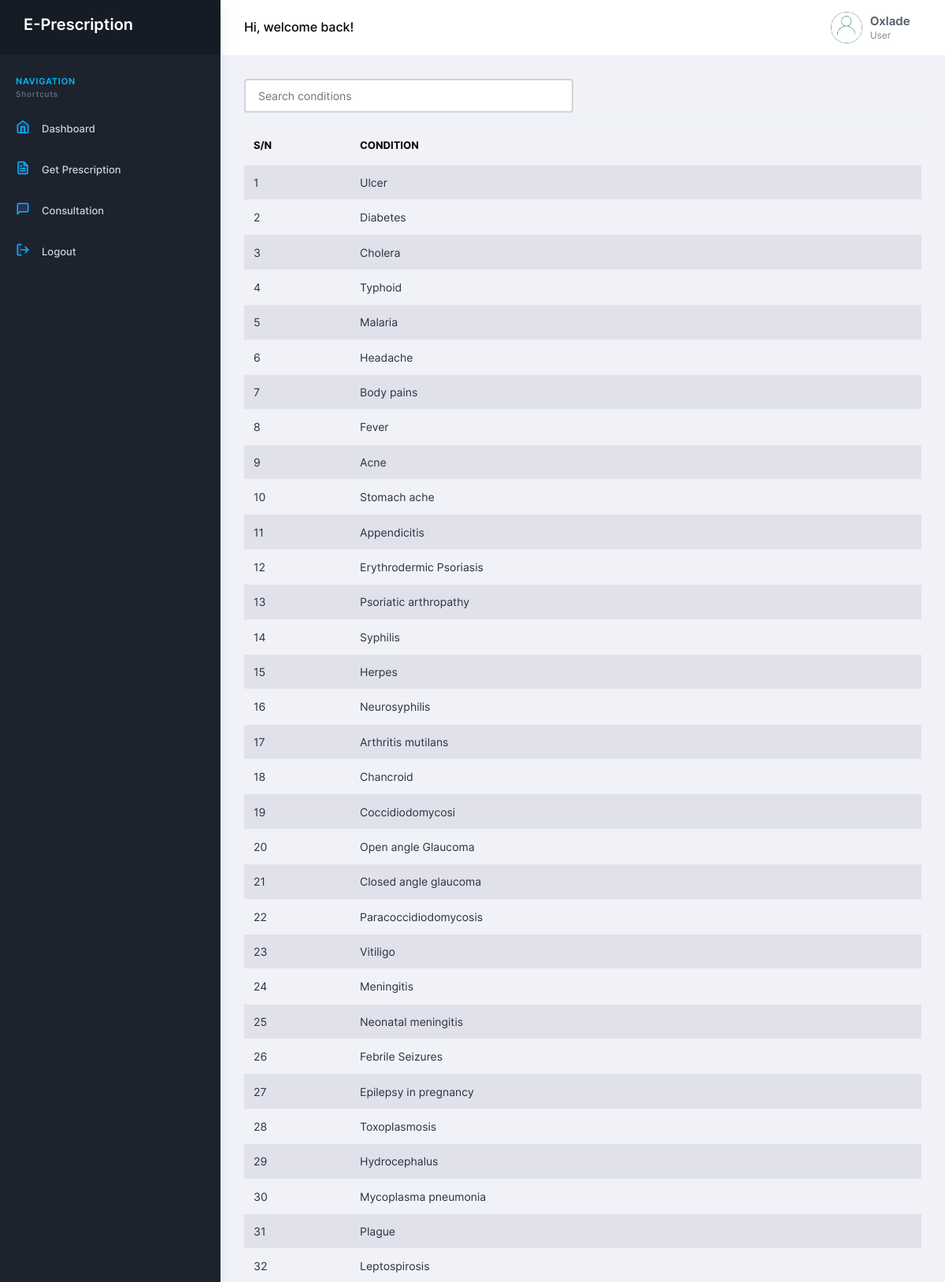
The page /dashboard/conditions.php (signed in, upper part) on the database its author committed.
### tables this page shows
CREATE TABLE `prescriptions` (
  `id` int(15) NOT NULL,
  `disease` varchar(250) NOT NULL,
  `drug` varchar(250) NOT NULL
);

### dashboard/conditions.php (the view, shortened to what this page needs)
<?php
$username = $_SESSION["ep_username"];
include "includes/config.php";
?>
<!DOCTYPE html>
<html lang="en">
<head>
    <link rel="stylesheet" href="assets/fonts/feather.css">
    <link rel="stylesheet" href="assets/fonts/fontawesome.css">
    <link rel="stylesheet" href="assets/fonts/material.css">
    <link rel="stylesheet" href="assets/css/styles.css">
</head>
<body class="">
    <nav class="pc-sidebar ">
        <div class="navbar-wrapper">
            <div class="m-header">
                <a href="../dashboard/" class="b-brand text-white h4">
                    <b>E-Prescription</b>
                </a>
            </div>
            <div class="navbar-content">
                <ul class="pc-navbar">
                    <li class="pc-item pc-caption">
                        <label>Navigation</label>
                        <span>Shortcuts</span>
                    </li>
                    <li class="pc-item">
                        <a href="../dashboard/" class="pc-link"><span class="pc-micon"><i data-feather="home" class="text-primary mb-1"></i></span><span class="pc-mtext">Dashboard</span></a>
                    </li>
                    <li class="pc-item">
                        <a href="../dashboard/" class="pc-link"><span class="pc-micon"><i data-feather="file-text" class="text-primary mb-1"></i></span><span class="pc-mtext">Get Prescription</span></a>
                    </li>
                    <li class="pc-item">
                        <a href="consultation.php" class="pc-link"><span class="pc-micon"><i data-feather="message-square" class="text-primary mb-1"></i></span><span class="pc-mtext">Consultation</span></a>
                    </li>
                    <li class="pc-item">
                        <a href="includes/logout.php" class="pc-link"><span class="pc-micon"><i data-feather="log-out" class="text-primary mb-1"></i></span><span class="pc-mtext">Logout</span></a>
                    </li>
                </ul>
            </div>
        </div>
    </nav>
    <header class="pc-header ">
        <div class="header-wrapper">
            <div class="page-header-title">
                <h5 class="m-b-10 m-t-25">Hi, welcome back!</h5>
            </div>
            <div class="ml-auto">
                <ul class="list-unstyled">
                    <li class="dropdown pc-h-item">
                        <a class="pc-head-link dropdown-toggle arrow-none mr-0" data-toggle="dropdown" href="#" role="button" aria-haspopup="false" aria-expanded="false">
                            <img src="assets/images/user/2.png" alt="user-image" class="user-avtar">
                            <span>
                                <span class="user-name"><?php echo $username; ?></span>
                                <span class="user-desc">User</span>
                            </span>
                        </a>
                    </li>
                </ul>
            </div>
        </div>
    </header>
    <div class="pc-container">
        <div class="pcoded-content">
            <div class="row">
                <div id="propSearch" class="col-12 col-lg-6">
                    <input type="text" id="searchProp" class="form-control" placeholder="Search conditions">
                </div>
            </div>
            <div class="row d-flex justify-content-center">
                <?php
                $sql = "SELECT * FROM prescriptions";
                if ($result = mysqli_query($link, $sql)) {
                    if (mysqli_num_rows($result) > 0) {
                        echo "<div class='table-responsive'>";
                        echo "<table id='myTable' class='display table table-striped table-hover mt-3 my-0'>";
                        echo "<thead>";
                        echo "<tr>";
                        echo "<th>S/N</th>";
                        echo "<th>Condition</th>";
                        echo "</tr>";
                        echo "</thead>";
                        echo "<tbody>";
                        while ($row = mysqli_fetch_array($result)) {
                            echo "<tr>";
                            echo "<td>" . $row['id'] . "</td>";
                            echo "<td>" . $row['disease'] . "</td>";
                            echo "</tr>";
                        }
                        echo "</tbody>";
                        echo "</table>";
                        echo "</div>";
                    } else {
                        echo "<h3 class='alert alert-success text-center p-5'>No records</h3>";
                    }
                } else {
                    echo "<p class='alert alert-warning'>Database not available. Contact developer</p>";
                }
                ?>
            </div>
        </div>
    </div>
</body>
</html>

### rows shown on the page
prescriptions: id "1", disease "Ulcer"
prescriptions: id "2", disease "Diabetes"
prescriptions: id "3", disease "Cholera"
prescriptions: id "4", disease "Typhoid"
prescriptions: id "5", disease "Malaria"
prescriptions: id "6", disease "Headache"
prescriptions: id "7", disease "Body pains"
prescriptions: id "8", disease "Fever"
prescriptions: id "9", disease "Acne"
prescriptions: id "10", disease "Stomach ache"
prescriptions: id "11", disease "Appendicitis"
prescriptions: id "12", disease "Erythrodermic Psoriasis"
prescriptions: id "13", disease "Psoriatic arthropathy"
prescriptions: id "14", disease "Syphilis"
prescriptions: id "15", disease "Herpes"
prescriptions: id "16", disease "Neurosyphilis"
prescriptions: id "17", disease "Arthritis mutilans"
prescriptions: id "18", disease "Chancroid"
prescriptions: id "19", disease "Coccidiodomycosi"
prescriptions: id "20", disease "Open angle Glaucoma"
prescriptions: id "21", disease "Closed angle glaucoma"
prescriptions: id "22", disease "Paracoccidiodomycosis"
prescriptions: id "23", disease "Vitiligo"
prescriptions: id "24", disease "Meningitis"
prescriptions: id "25", disease "Neonatal meningitis"
prescriptions: id "26", disease "Febrile Seizures"
prescriptions: id "27", disease "Epilepsy in pregnancy"
prescriptions: id "28", disease "Toxoplasmosis"
prescriptions: id "29", disease "Hydrocephalus"
prescriptions: id "30", disease "Mycoplasma pneumonia"
prescriptions: id "31", disease "Plague"
prescriptions: id "32", disease "Leptospirosis"

### other values the page prints
$username "Oxlade"
